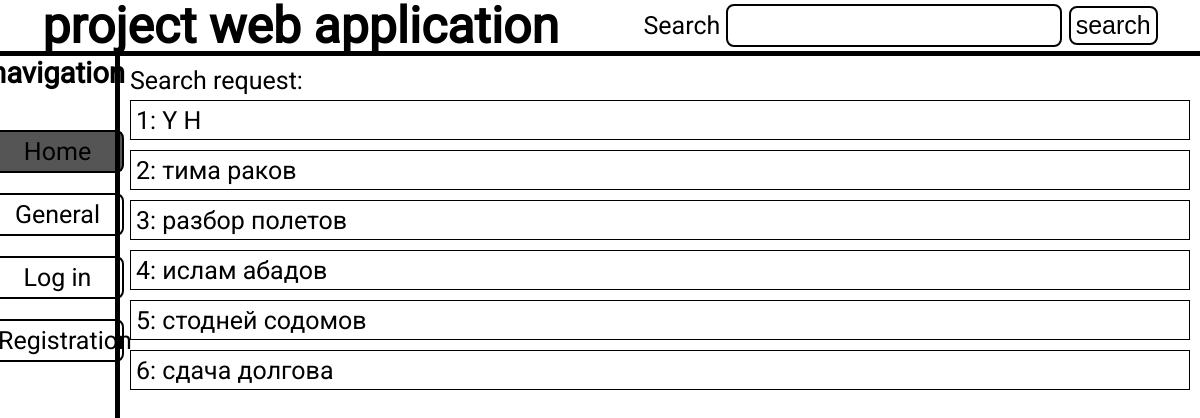
Page /main/search/ on the committed database.
### main/models.py (models this page shows)
class UserProfile(models.Model):
	user = models.OneToOneField(User, on_delete = models.CASCADE, primary_key = True, related_name = 'profile', related_query_name = 'profile')
	name = models.CharField(max_length = 200, blank = True, null = True, default = '')
	surname = models.CharField(max_length = 200, blank = True, null = True, default = '')
	about = models.TextField(blank = True, null = True, default = '')
	def __str__(self):
		return f"{self.name} {self.surname}"
	__repr__ = __str__

### main/views.py (the view)
# urls.py: path('search/', views.search_view, name = 'search'),
def search_view(request):
	context = dict()
	if request.method == 'POST':
		search_request = request.POST.get('search_request', '')
	else:
		search_request = request.GET.get('search_request', '')
	with connection.cursor() as cursor:
		cursor.execute(
			f"""select * from main_user
				join main_userprofile on (main_user.id = main_userprofile.user_id)
			where login like '%{search_request}%' or name like '%{search_request}%' or surname like '%{search_request}%'""",
		)
		keys = ("id", "login", "password", "user_id", "name", "surname", "about")
		search_result = [dict(zip(keys, i)) for i in cursor.fetchall()]
		print(search_result)
	context['search_request'] = search_request
	context['search_result'] = search_result
	return render(request, "main/search_page.html", context = context)

### main/templates/main/search_page.html (shortened to what this page needs)
{% extends "main/general_page.html" %}
{% load static %}
{% block head %}
	<link rel = "stylesheet" href = "{% static 'main/styles/search_page_style.css' %}" {% endblock head %}
{% block main %}
	<p>Search request: {{ search_request|safe }}</p>
	<section id = "search-results-section">
		{% for res in search_result %}
			<a class = "user-slot"
				href = "{% url 'main:user_home' res.login %}"
				title = "{{ res.login }}"
			>
				{{ forloop.counter }}: {{ res.name }} {{ res.surname }}
			</a>
		{% empty %}
			<p>By request: "{{ search_request }}" nothing found </p>
		{% endfor %}
	</section>
{% endblock main %}

### main/templates/main/general_page.html (shortened to what this page needs)
{% load static %}
<!doctype html>
<html lang = "en">
<head>
	{% block head %}{% endblock head %}
</head>
<body>
<header>
	<h1>project web application</h1>
	<search>
		<form method = "post" action = "{% url 'main:search' %}">
			<label for = "general_search"> Search </label>
			<input id = "general_search" type = "search" name = "search_request">
			<button>search</button>
		</form>
	</search>
</header>
<nav>
	{% block navigation %}
		<h3 id = "navigation-header">navigation</h3>
		<a class = "navigation-link"
		>
			Home
		</a>
		<a class = "navigation-link" href = "/main/">
			General
		</a>
		<a class = "navigation-link"
			{% if request.session.user.login is None %}
				href = "{% url 'main:login' %}"
			{% endif %}
		>
			Log in
		</a>
		<a class = "navigation-link"
			{% if request.session.user.login is  None %}
				href = "{% url 'main:registration' %}"
			{% endif %}
		>
			Registration
		</a>
	{% endblock navigation %}
</nav>
<main>
	{% block main %}{% endblock main %}
</main>
</body>
</html>

### rows in the picture
UserProfile: name "тима", surname "раков"
UserProfile: name "разбор", surname "полетов"
UserProfile: name "ислам", surname "абадов"
UserProfile: name "стодней", surname "содомов"
UserProfile: name "сдача", surname "долгова"

### other values in the picture
{{ res.name }} "Y"
{{ res.surname }} "H"
